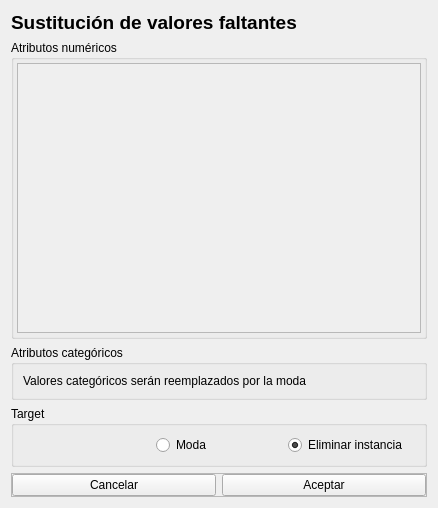
<?xml version="1.0" encoding="UTF-8"?>
<ui version="4.0">
 <class>Form</class>
 <widget class="QWidget" name="Form">
  <property name="geometry">
   <rect>
    <x>0</x>
    <y>0</y>
    <width>438</width>
    <height>508</height>
   </rect>
  </property>
  <property name="windowTitle">
   <string>Valores faltantes</string>
  </property>
  <layout class="QVBoxLayout" name="verticalLayout">
   <item>
    <widget class="QLabel" name="label">
     <property name="sizePolicy">
      <sizepolicy hsizetype="Preferred" vsizetype="Fixed">
       <horstretch>0</horstretch>
       <verstretch>0</verstretch>
      </sizepolicy>
     </property>
     <property name="font">
      <font>
       <pointsize>14</pointsize>
       <weight>75</weight>
       <bold>true</bold>
      </font>
     </property>
     <property name="text">
      <string>Sustitución de valores faltantes</string>
     </property>
    </widget>
   </item>
   <item>
    <widget class="QGroupBox" name="groupBoxNumericos">
     <property name="title">
      <string>Atributos numéricos</string>
     </property>
     <layout class="QVBoxLayout" name="verticalLayout_3">
      <property name="spacing">
       <number>3</number>
      </property>
      <property name="leftMargin">
       <number>3</number>
      </property>
      <property name="topMargin">
       <number>3</number>
      </property>
      <property name="rightMargin">
       <number>3</number>
      </property>
      <property name="bottomMargin">
       <number>3</number>
      </property>
      <item>
       <widget class="QScrollArea" name="scrollArea">
        <property name="sizePolicy">
         <sizepolicy hsizetype="Expanding" vsizetype="Preferred">
          <horstretch>0</horstretch>
          <verstretch>0</verstretch>
         </sizepolicy>
        </property>
        <property name="widgetResizable">
         <bool>true</bool>
        </property>
        <widget class="QWidget" name="scrollAreaWidgetContents">
         <property name="geometry">
          <rect>
           <x>0</x>
           <y>0</y>
           <width>410</width>
           <height>299</height>
          </rect>
         </property>
         <property name="sizePolicy">
          <sizepolicy hsizetype="Expanding" vsizetype="Expanding">
           <horstretch>0</horstretch>
           <verstretch>0</verstretch>
          </sizepolicy>
         </property>
         <layout class="QVBoxLayout" name="verticalLayout_2">
          <item>
           <layout class="QFormLayout" name="formLayout">
            <property name="sizeConstraint">
             <enum>QLayout::SetDefaultConstraint</enum>
            </property>
            <property name="fieldGrowthPolicy">
             <enum>QFormLayout::AllNonFixedFieldsGrow</enum>
            </property>
            <property name="rowWrapPolicy">
             <enum>QFormLayout::DontWrapRows</enum>
            </property>
            <property name="labelAlignment">
             <set>Qt::AlignLeading|Qt::AlignLeft|Qt::AlignVCenter</set>
            </property>
            <property name="formAlignment">
             <set>Qt::AlignLeading|Qt::AlignLeft|Qt::AlignTop</set>
            </property>
            <property name="leftMargin">
             <number>5</number>
            </property>
            <property name="topMargin">
             <number>5</number>
            </property>
            <property name="rightMargin">
             <number>5</number>
            </property>
            <property name="bottomMargin">
             <number>5</number>
            </property>
           </layout>
          </item>
         </layout>
        </widget>
       </widget>
      </item>
     </layout>
    </widget>
   </item>
   <item>
    <widget class="QGroupBox" name="groupBox_3">
     <property name="sizePolicy">
      <sizepolicy hsizetype="Preferred" vsizetype="Fixed">
       <horstretch>0</horstretch>
       <verstretch>0</verstretch>
      </sizepolicy>
     </property>
     <property name="title">
      <string>Atributos categóricos</string>
     </property>
     <layout class="QVBoxLayout" name="verticalLayout_4">
      <item>
       <widget class="QLabel" name="label_4">
        <property name="text">
         <string>Valores categóricos serán reemplazados por la moda</string>
        </property>
        <property name="textFormat">
         <enum>Qt::AutoText</enum>
        </property>
        <property name="scaledContents">
         <bool>false</bool>
        </property>
       </widget>
      </item>
     </layout>
    </widget>
   </item>
   <item>
    <widget class="QGroupBox" name="groupBoxTarget">
     <property name="sizePolicy">
      <sizepolicy hsizetype="Preferred" vsizetype="Fixed">
       <horstretch>0</horstretch>
       <verstretch>0</verstretch>
      </sizepolicy>
     </property>
     <property name="title">
      <string>Target</string>
     </property>
     <layout class="QHBoxLayout" name="horizontalLayout">
      <item>
       <widget class="QLabel" name="labelTarget">
        <property name="text">
         <string/>
        </property>
       </widget>
      </item>
      <item>
       <widget class="QRadioButton" name="radioButtonModaTarget">
        <property name="text">
         <string>Moda</string>
        </property>
       </widget>
      </item>
      <item>
       <widget class="QRadioButton" name="radioButtonEliminarTarget">
        <property name="text">
         <string>Eliminar instancia</string>
        </property>
        <property name="checked">
         <bool>true</bool>
        </property>
       </widget>
      </item>
     </layout>
    </widget>
   </item>
   <item>
    <widget class="QFrame" name="frame">
     <property name="sizePolicy">
      <sizepolicy hsizetype="Preferred" vsizetype="Fixed">
       <horstretch>0</horstretch>
       <verstretch>0</verstretch>
      </sizepolicy>
     </property>
     <property name="frameShape">
      <enum>QFrame::StyledPanel</enum>
     </property>
     <property name="frameShadow">
      <enum>QFrame::Raised</enum>
     </property>
     <layout class="QHBoxLayout" name="horizontalLayout_2">
      <property name="leftMargin">
       <number>0</number>
      </property>
      <property name="topMargin">
       <number>0</number>
      </property>
      <property name="rightMargin">
       <number>0</number>
      </property>
      <property name="bottomMargin">
       <number>0</number>
      </property>
      <item>
       <widget class="QPushButton" name="btnCancelar">
        <property name="text">
         <string>Cancelar</string>
        </property>
       </widget>
      </item>
      <item>
       <widget class="QPushButton" name="btnAceptar">
        <property name="text">
         <string>Aceptar</string>
        </property>
       </widget>
      </item>
     </layout>
    </widget>
   </item>
  </layout>
 </widget>
 <resources/>
 <connections/>
</ui>
